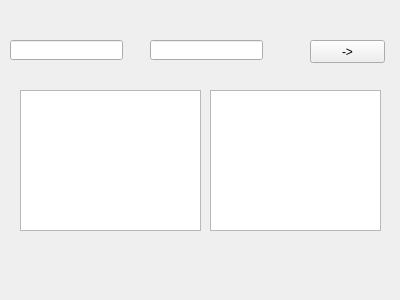
<?xml version="1.0" encoding="UTF-8"?>
<ui version="4.0">
 <class>Form</class>
 <widget class="QWidget" name="Form">
  <property name="geometry">
   <rect>
    <x>0</x>
    <y>0</y>
    <width>400</width>
    <height>300</height>
   </rect>
  </property>
  <property name="windowTitle">
   <string>Form</string>
  </property>
  <widget class="QPushButton" name="pushButton">
   <property name="geometry">
    <rect>
     <x>310</x>
     <y>40</y>
     <width>75</width>
     <height>23</height>
    </rect>
   </property>
   <property name="text">
    <string>-&gt;</string>
   </property>
  </widget>
  <widget class="QLineEdit" name="name">
   <property name="geometry">
    <rect>
     <x>10</x>
     <y>40</y>
     <width>113</width>
     <height>20</height>
    </rect>
   </property>
  </widget>
  <widget class="QLineEdit" name="num">
   <property name="geometry">
    <rect>
     <x>150</x>
     <y>40</y>
     <width>113</width>
     <height>20</height>
    </rect>
   </property>
  </widget>
  <widget class="QListWidget" name="results">
   <property name="geometry">
    <rect>
     <x>20</x>
     <y>90</y>
     <width>181</width>
     <height>141</height>
    </rect>
   </property>
  </widget>
  <widget class="QListWidget" name="result">
   <property name="geometry">
    <rect>
     <x>210</x>
     <y>90</y>
     <width>171</width>
     <height>141</height>
    </rect>
   </property>
  </widget>
 </widget>
 <resources/>
 <connections/>
</ui>
